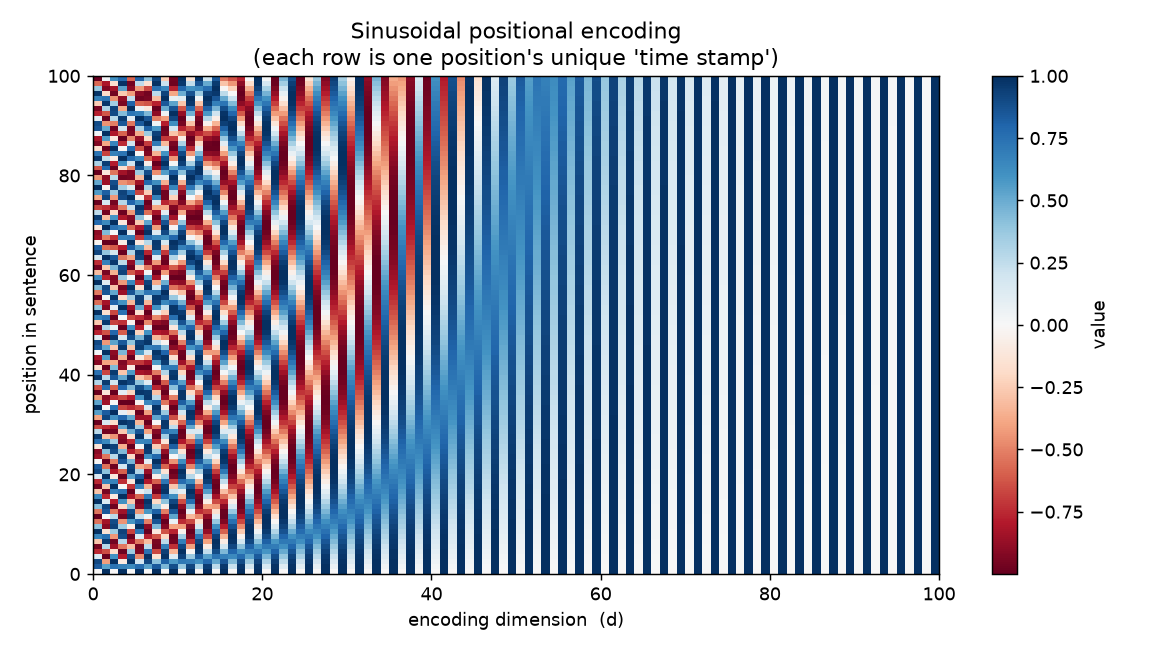

Reproduce this figure in Python.
"""
positional_encoding.py
==================================================================
Companion script for Chapter 10 of "Deep Learning for Beginners:
Sequence Models" (AI Foundations Series, Book 5).

WHAT THIS SCRIPT DOES
-----------------------------------------------------------------
The transformer looks at every word in a sentence at once, in
parallel. That speed comes at a price: unlike an RNN, which reads
words one after another, the transformer has NO built-in sense of
ORDER. To it, "dog bites man" and "man bites dog" are the same bag
of vectors. POSITIONAL ENCODING fixes this by adding a small,
position-dependent pattern to each word's vector, so position 0
looks a little different from position 1, and so on.

The trick (from "Attention Is All You Need") is to build those
patterns out of SINE and COSINE waves of many different
wavelengths. This script:

  1. Builds the sinusoidal positional-encoding matrix.
  2. Draws the classic "barcode" heatmap of it.
  3. Shows two sanity checks: nearby positions have SIMILAR
     encodings, and the similarity fades smoothly with distance.

It mirrors the Course-5 Week-4 positional-encoding lab, rewritten
in pure NumPy + matplotlib so it runs anywhere with no framework.

WHY SINE AND COSINE?
-----------------------------------------------------------------
Think of a row of clocks, each ticking at a different speed. The
fastest clock flips every step; the slowest barely moves over the
whole sentence. Reading all the clock hands at once gives every
position a unique "time stamp" - and, because waves are smooth,
positions that are close in the sentence get similar stamps. That
smoothness is what lets the model reason about "nearby" and "far".
==================================================================
"""

import numpy as np
import matplotlib
matplotlib.use("Agg")
import matplotlib.pyplot as plt


# =================================================================
# 1. Build the positional-encoding matrix
# =================================================================
def get_angles(positions, d):
    """Compute the raw angle for every (position, dimension) pair.

    positions -- how many positions to encode (sentence length)
    d         -- the encoding size (must match the word-vector size)

    The angle for position 'pos' and dimension 'i' is:
        pos / 10000^(2*(i//2) / d)
    The 10000^... term makes each pair of dimensions oscillate at a
    different frequency: small i -> fast wave, large i -> slow wave.
    """
    pos = np.arange(positions)[:, np.newaxis]          # column of positions
    i = np.arange(d)[np.newaxis, :]                     # row of dimensions
    angle_rates = 1.0 / np.power(10000, (2 * (i // 2)) / np.float32(d))
    return pos * angle_rates                            # shape (positions, d)


def positional_encoding(positions, d):
    """Return the (positions, d) sinusoidal positional-encoding matrix.

    Even dimensions get a SINE of the angle; odd dimensions get a
    COSINE. Pairing sine and cosine at the same frequency is what lets
    the model express a fixed shift in position as a simple rotation -
    which makes relative positions easy to learn.
    """
    angle_rads = get_angles(positions, d)
    angle_rads[:, 0::2] = np.sin(angle_rads[:, 0::2])  # even columns -> sin
    angle_rads[:, 1::2] = np.cos(angle_rads[:, 1::2])  # odd columns  -> cos
    return angle_rads


# =================================================================
# 2. Visualizations
# =================================================================
def plot_encoding(pe, filename="positional_encoding.png"):
    """The classic 'barcode' heatmap: position down, dimension across."""
    plt.figure(figsize=(9, 5))
    plt.pcolormesh(pe, cmap="RdBu")
    plt.xlabel("encoding dimension  (d)")
    plt.ylabel("position in sentence")
    plt.title("Sinusoidal positional encoding\n"
              "(each row is one position's unique 'time stamp')")
    plt.colorbar(label="value")
    plt.tight_layout()
    plt.savefig(filename, dpi=130)
    plt.close()
    print(f"   saved {filename}")


def plot_position_similarity(pe, filename="positional_similarity.png"):
    """Two sanity checks that nearby positions have similar encodings.

    LEFT  -- dot-product similarity between every pair of positions.
             A bright diagonal means each position is most similar to
             itself and to its neighbors.
    RIGHT -- Euclidean distance between every pair of positions. It
             grows smoothly as positions get farther apart - exactly
             the "sense of distance" the transformer needs.
    """
    norm = pe / (np.linalg.norm(pe, axis=1, keepdims=True) + 1e-9)
    corr = norm @ norm.T

    n = pe.shape[0]
    dist = np.zeros((n, n))
    for a in range(n):
        diff = pe - pe[a]
        dist[a] = np.sqrt((diff ** 2).sum(axis=1))

    fig, (ax1, ax2) = plt.subplots(1, 2, figsize=(11, 4.5))
    m1 = ax1.pcolormesh(corr, cmap="RdBu")
    ax1.set_title("Similarity between positions\n(bright diagonal = neighbors are alike)")
    ax1.set_xlabel("position"); ax1.set_ylabel("position")
    fig.colorbar(m1, ax=ax1)

    m2 = ax2.pcolormesh(dist, cmap="RdBu")
    ax2.set_title("Distance between positions\n(grows smoothly with separation)")
    ax2.set_xlabel("position"); ax2.set_ylabel("position")
    fig.colorbar(m2, ax=ax2)

    plt.tight_layout()
    plt.savefig(filename, dpi=130)
    plt.close()
    print(f"   saved {filename}")


# =================================================================
# MAIN
# =================================================================
def main():
    MAX_POSITIONS = 100     # longest sentence we prepare encodings for
    D_MODEL = 100           # encoding size (matches the word-vector size)

    print("Building the sinusoidal positional encoding ...")
    pe = positional_encoding(MAX_POSITIONS, D_MODEL)
    print(f"   matrix shape: {pe.shape}  (positions x dimensions)")
    print(f"   value range: [{pe.min():.2f}, {pe.max():.2f}]  "
          "(all sines and cosines, so between -1 and 1)")

    print("\nIn a transformer you simply ADD this to the word embeddings:")
    print("   x = word_embedding + positional_encoding[:sequence_length]")
    print("No extra parameters, no training - the pattern is fixed by formula.")

    print("\nDrawing the encoding and the position-similarity checks ...")
    plot_encoding(pe)
    plot_position_similarity(pe)

    def cos(a, b):
        return float(a @ b / (np.linalg.norm(a) * np.linalg.norm(b)))
    print("\nQuick check - cosine similarity between position encodings:")
    print(f"   pos 10 vs pos 11 (neighbors) : {cos(pe[10], pe[11]):.3f}")
    print(f"   pos 10 vs pos 50 (far apart) : {cos(pe[10], pe[50]):.3f}")
    print("Neighbors score higher, which is exactly what we want: the model")
    print("can tell 'close' from 'far' just by comparing these encodings.")

    print("\nDone. Open positional_encoding.png (the barcode) and")
    print("positional_similarity.png (the two checks) to see order made visible.")


if __name__ == "__main__":
    main()
